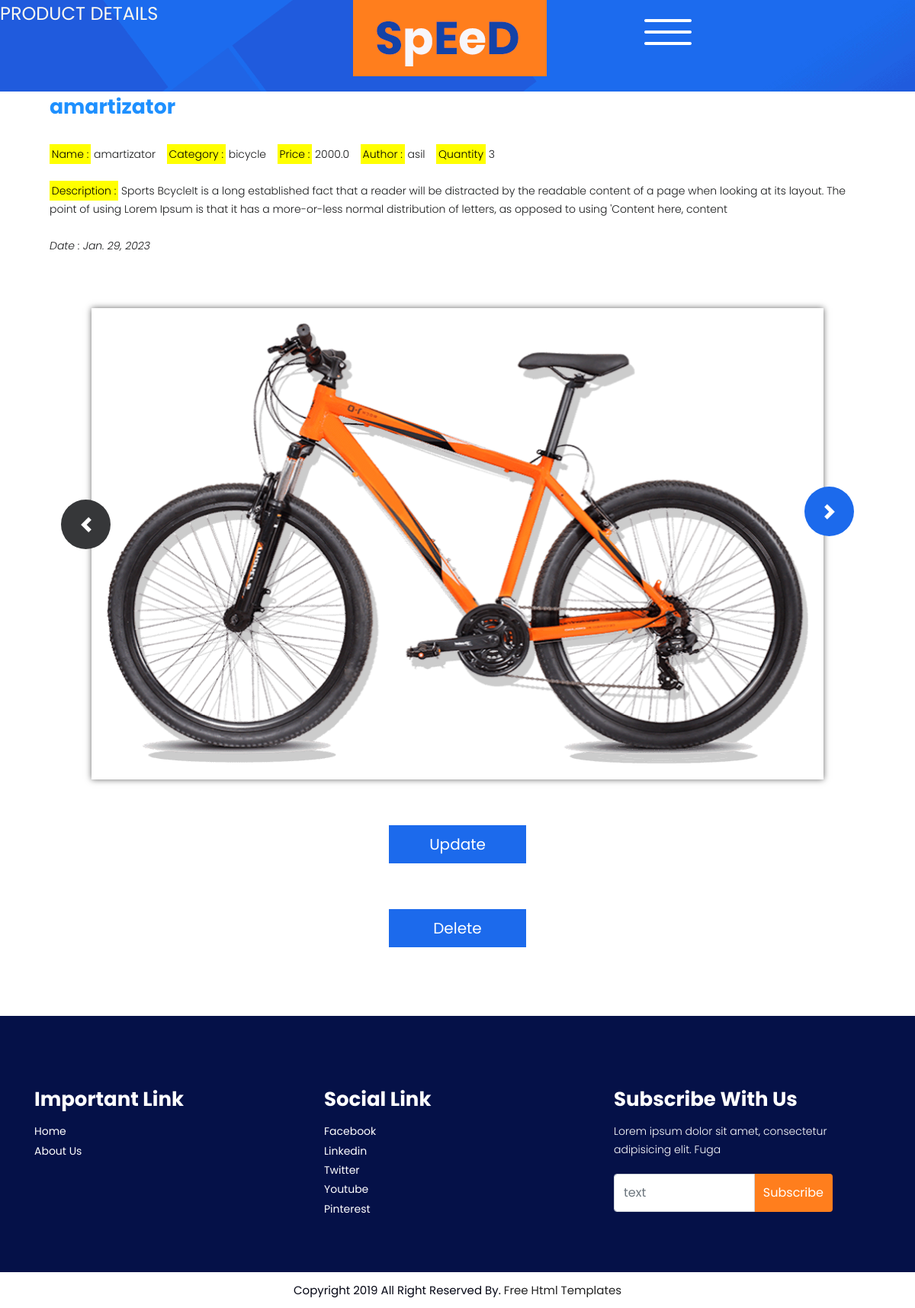
Page /detail/1/ on the committed database.
### app/models.py (models this page shows, shortened)
class Product(models.Model):
    title = models.CharField(max_length=155)
    image = models.ImageField()
    text = models.TextField()
    price = models.FloatField()
    quantitiy = models.IntegerField()
    category = models.ForeignKey(Category, on_delete=models.CASCADE)
    date = models.DateField(auto_now_add=True)
    author = models.ForeignKey(get_user_model(), on_delete=models.CASCADE)
    image2 = models.ImageField()
    image3 = models.ImageField()

class Category(models.Model):
    title = models.CharField(max_length=155)
    def __str__(self):
        return self.title

### app/views.py (the view)
# urls.py: path('detail/<int:pk>/', DetailView.as_view(), name='product_detail'),
class DetailView(DetailView):
    model = Product
    template_name = 'details.html'

### templates/details.html (shortened to what this page needs)
{% load static %}
<!DOCTYPE html>
<html lang="en">
   <head>
      <link rel="stylesheet" href="{% static 'css/bootstrap.min.css' %}">
      <link rel="stylesheet" href="{% static 'css/style.css' %}">
      <link rel="stylesheet" href="{% static 'css/responsive.css' %}">
      <link rel="stylesheet" href="{% static 'css/jquery.mCustomScrollbar.min.css' %}">
      <link rel="stylesheet" href="https://netdna.bootstrapcdn.com/font-awesome/4.0.3/{% static 'css/font-awesome.css' %}">
      <link rel="stylesheet" href="{% static 'css/owl.carousel.min.css' %}">
      <link rel="stylesheet" href="{% static 'css/owl.theme.default.min.css' %}">
      <link rel="stylesheet" href="https://cdnjs.cloudflare.com/ajax/libs/fancybox/2.1.5/jquery.fancybox.min.css" media="screen">
   </head>
   <body>
<div id="main">
      <div class="header_section">
         <div class="row">
            <div class="col-sm-4">
               <div class="search_icon"><h1 style="color: floralwhite">PRODUCT DETAILS</h1></div>
            </div>
            <div class="col-sm-4">
               <div class="logo"><img src="{% static 'images/logo.png' %}"></div>
            </div>
            <div class="col-sm-4">
               <div class="togle_3">
                  <div class="right_main">
                     <div class="togle_main"><a class="class="openbtn onclick="openNav()"><img src="{% static 'images/togle-menu-icon.png' %}" style="max-width: 500%;"></a></div>
                  </div>
               </div>
            </div>
         </div>
     </div>
{% block content %}
<div class="our_section">
      <div class="container">
         <div class="row">
            <div class="col-sm-12">
               <h1 class="our_text"><strong style="color:dodgerblue;">{{ product.title }}</strong></h1>
               <p class="about_lorem">
                   <mark>Name :</mark> {{ product.title }}
                   <mark>Category :</mark> {{ product.category }}
                   <mark>Price :</mark> {{ product.price }}
                   <mark>Author :</mark> {{ product.author }}
                   <mark>Quantity</mark> {{ product.quantitiy }}
                   <br>
                   <br>
                   <mark>Description :</mark> {{ product.text }}
                   <br>
                   <br>
                   <i>Date : {{ product.date }}</i>
               </p>
            </div>
         </div>
      </div>
      <div class="our_section_2">
         <div class="our_main">
            <div id="my_slider" class="carousel slide" data-ride="carousel">
               <div class="carousel-inner">
               <div class="carousel-item active">
                  <img class="d-block w-100" src="{{ product.image.url }}" alt="First slide">
               </div>
            </div>
               <a class="carousel-control-prev" href="#my_slider" role="button" data-slide="prev">
                 <span class="carousel-control-prev-icon" aria-hidden="true"></span>
               </a>
               <a class="carousel-control-next" href="#my_slider" role="button" data-slide="next">
                 <span class="carousel-control-next-icon" aria-hidden="true"></span>
               </a>
            </div>
   </div>
   <div>
       <button class="seemore_bt"><a href="{% url 'update' product.pk %}" style="color: #ffffff">Update</a></button>
       <button class="seemore_bt"><a href="{% url 'delete' product.pk %}" style="color: #ffffff">Delete</a></button>
   </div>
{% endblock content %}
   <div class="footer_section layout_padding">
      <div class="container">
         <div class="row">
            <div class="col-sm-4">
               <h2 class="important_text">Important Link</h2>
               <div class="footer_menu">
                  <ul>
                     <li><a href="{% url 'index' %}">Home</a></li>
                     <li><a href="{% url 'about' %}">About Us</a></li>
                  </ul>
               </div>
            </div>
            <div class="col-sm-4">
               <h2 class="important_text">Social Link</h2>
               <div class="footer_menu">
                  <ul>
                     <li><a href="#">Facebook</a></li>
                     <li><a href="#">Linkedin</a></li>
                     <li><a href="#">Twitter</a></li>
                     <li><a href="#">Youtube</a></li>
                     <li><a href="#">Pinterest</a></li>
                  </ul>
               </div>
            </div>
            <div class="col-sm-4">
               <h2 class="important_text">Subscribe With Us</h2>
               <p class="footer_lorem_text">Lorem ipsum dolor sit amet, consectetur adipisicing elit. Fuga</p>
               <div class="input-group mb-3">
                  <input type="text" class="form-control" placeholder="text" aria-label="Recipient's username" aria-describedby=" basic-addon2">
                  <div class="input-group-append">
                     <span class="input-group-text" id="basic-addon2">Subscribe</span>
                  </div>
               </div>
            </div>
         </div>
      </div>
   </div>
   <div class="copyright_text">Copyright 2019 All Right Reserved By. <a href="https://html.design"> Free Html Templates</a></div>
   </div>
   </body>
   </html>

### app/static/css/style.css (style rules this page uses)
* { box-sizing: border-box !important; transition: ease all 0.5s; }
html { scroll-behavior: smooth; }
body { color: #666666; font-size: 14px; font-family: Poppins; line-height: 1.80857; font-weight: normal; overflow-x: hidden !important; }
a { color: #1f1f1f; text-decoration: none !important; outline: none !important; -webkit-transition: all .3s ease-in-out; -moz-transition: all .3s ease-in-out; -ms-transition: all .3s ease-in-out; -o-transition: all .3s ease-in-out; transition: all .3s ease-in-out; }
h1, h2, h3, h4, h5, h6 { letter-spacing: 0; font-weight: normal; position: relative; padding: 0 0 10px 0; font-weight: normal; line-height: normal; color: #111111; margin: 0 }
h1 { font-size: 24px }
h2 { font-size: 22px }
*, *::after, *::before { -webkit-box-sizing: border-box; -moz-box-sizing: border-box; box-sizing: border-box; }
ul, li, ol { margin: 0px; padding: 0px; list-style: none; }
p { margin: 20px; font-weight: 300; font-size: 15px; line-height: 24px; }
a { color: #222222; text-decoration: none; outline: none !important; }
a, .btn { text-decoration: none !important; outline: none !important; -webkit-transition: all .3s ease-in-out; -moz-transition: all .3s ease-in-out; -ms-transition: all .3s ease-in-out; -o-transition: all .3s ease-in-out; transition: all .3s ease-in-out; }
img { max-width: 100%; height: auto; }
button { border: 0; margin: 0; padding: 0; cursor: pointer; }
.layout_padding { padding-top: 90px; padding-bottom: 0px; }
.logo { width: 100%; float: left; text-align: center; }
.search_icon { width: 100%; float: left; }
.header_section { width: 100%; float: left; background-image: url(../images/banner-bg.png); padding-bottom: 20px; background-size: 100%; padding-top: 0px; padding-left: 0px; padding-right: 20px; }
.togle_main { padding-left: 20px; width: 80%; float: right; }
.togle_3 { width: 100%; float: left; margin-top: 25px; }
.right_main { width: 25%; float: left; }
.about_lorem { width: 100%; float: left; font-size: 14px; color: #18191a; text-align: left; padding-right: 30px; }
.our_section { width: 100%; float: left; }
.our_text { width: 100%; float: left; color: #1c6aec; font-size: 20pt; padding-left: 20px; }
.our_section_2 { width: 100%; float: left; }
.our_main { width: 80%; margin: 0 auto; text-align: center; background-color: #ffffff; box-shadow: 0px 0px 8px 0px; padding: 20px; margin-top: 50px; }
#my_slider a.carousel-control-prev { position: absolute; left: -60px; top: 40%; background-color: #363739; color: #ffffff; }
#my_slider .carousel-control-prev, #my_slider .carousel-control-next { width: 65px; height: 65px; background: #fff; opacity: 1; font-size: 30px; color: #091e30; border-radius: 100%; }
#my_slider a.carousel-control-next { position: absolute; top: 37%; right: -60px; background-color: #1c6aec; color: #ffffff; }
.seemore_bt { width: 15%; margin: 0 auto; background-color: #1c6aec; color: #ffffff; text-align: center; font-size: 20px; height: 50px; display: block; margin-top: 60px; }
.footer_section { width: 100%; float: left; background-color: #051148; height: auto; padding-bottom: 70px; margin-top: 90px; }
.important_text { width: 100%; float: left; font-size: 26px; color: #ffffff; font-weight: bold; }
.footer_menu { width: 100%; float: left; }
.footer_menu ul { margin: 0px; padding: 0px; }
.footer_menu li { font-size: 14px; color: #ffffff; }
.footer_menu li a { color: #ffffff; }
.footer_lorem_text { width: 100%; float: left; font-size: 14px; color: #ffffff; margin: 0px; }
.input-group>.input-group-append>.btn, .input-group>.input-group-append>.input-group-text, .input-group>.input-group-prepend:first-child>.btn:not(:first-child), .input-group>.input-group-prepend:first-child>.input-group-text:not(:first-child), .input-group>.input-group-prepend:not(:first-child)>.btn, .input-group>.input-group-prepend:not(:first-child)>.input-group-text { border-top-left-radius: 0; border-bottom-left-radius: 0; background-color: #ff7e1d; height: 50px; color: #fff; border: 0px; }
.mb-3, .my-3 { margin-bottom: 0rem!important; width: 82%; padding-top: 20px; }
.copyright_text { width: 100%; float: left; color: #040614; text-align: center; background-color: #ffffff; padding: 10px 0px; font-size: 15px; }
#main { transition: margin-left .5s; }

### rows in the picture
Product: title "amartizator", category "bicycle", price "2000.0", author "asil", quantitiy "3", text "Sports BcycleIt is a long established fact that a reader will be distracted by the readable content of a page when looking at its layout. The point of using Lorem Ipsum is that it has a more-or-less normal distribution of letters, as opposed to using 'Content here, content", date "Jan. 29, 2023", image (picture)
